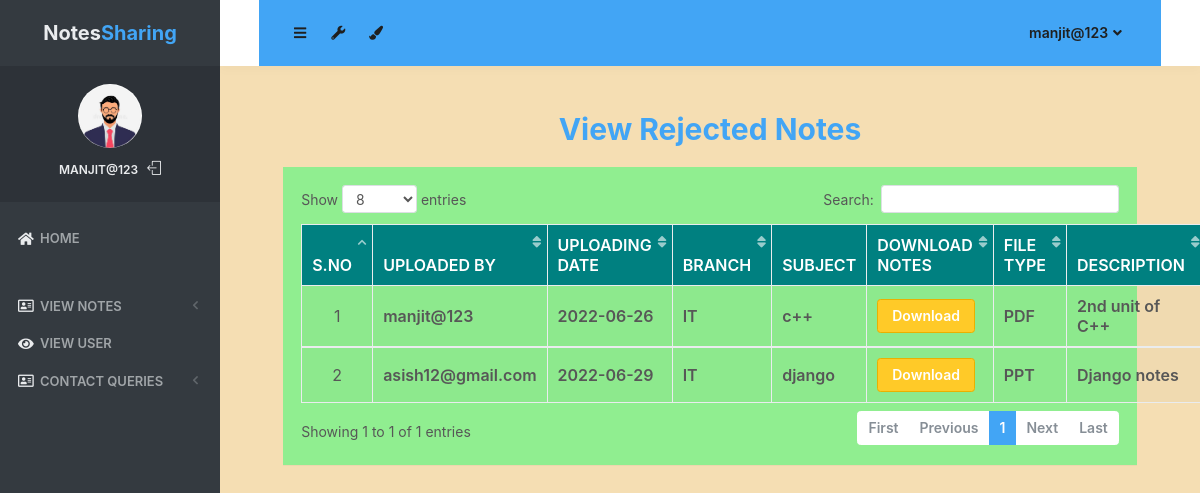
/rejected_notes (signed in), run on the app's committed database.
### notes/models.py (models this page shows, shortened)
class Notes(models.Model):
    user = models.ForeignKey(User,on_delete=models.CASCADE)
    uploadingdate = models.CharField(max_length=30)
    branch = models.CharField(max_length=30)
    subject = models.CharField(max_length=30)
    notesfile = models.FileField(null=True)
    filetype = models.CharField(max_length=30)
    description = models.CharField(max_length=200, null=True)
    status = models.CharField(max_length=15)

### notes/views.py (the view)
# urls.py: path('rejected_notes', rejected_notes, name='rejected_notes'),
def rejected_notes(request):
    if not request.user.is_authenticated:
        return redirect('login_admin')
    notes = Notes.objects.filter(status = "Reject")
    d = {'notes':notes}
    return render(request, 'rejected_notes.html',d)

### notes/templates/rejected_notes.html (shortened to what this page needs)
{% load static %}
<html lang="en" class="no-focus">
    <head>
        <link rel="stylesheet" href="{% static 'js/plugins/datatables/dataTables.bootstrap4.min.css' %}">
        <link rel="stylesheet" id="css-main" href="{% static 'css1/codebase.min.css' %}">
    </head>
    <body style="background-color:wheat;">
        <div id="page-container" class="sidebar-o sidebar-inverse side-scroll page-header-fixed main-content-narrow">
         {% include "sidebar.html" %}
            {% include "admin_nav.html" %}
            <main id="main-container"><br>
                <div class="content">
                    <h2 class="text-primary font-weight-bold text-center">View Rejected Notes</h2>
                    <div class="block" style="background-color:lightgreen;">
                        <div class="block-content block-content-full">
                            <table class="table table-bordered table-striped table-vcenter js-dataTable-full-pagination">
                                <thead class="text-white" style="background-color :teal;">
                                    <tr>
                                        <th class="text-center">S.No</th>
                                        <th class="d-none d-sm-table-cell">Uploaded By</th>
                                        <th class="d-none d-sm-table-cell">Uploading Date</th>
                                        <th class="d-none d-sm-table-cell">Branch</th>
                                        <th class="d-none d-sm-table-cell">Subject</th>
                                        <th class="d-none d-sm-table-cell">Download Notes</th>
                                        <th class="d-none d-sm-table-cell">File Type</th>
                                        <th class="d-none d-sm-table-cell">Description</th>
                                    </tr>
                                </thead>
                                {% for i in notes %}
                                <tbody>
                                    <tr>
                                        <td class="text-center">{{forloop.counter}}</td>
                                        <td class="font-w600">{{i.user.username}}</td>
					<td class="font-w600">{{i.uploadingdate}}</td>
					<td class="font-w600">{{i.branch}}</td>
					<td class="font-w600">{{i.subject}}</td>
					<td class="font-w600"><a href="{{i.notesfile.url}}" class="btn btn-warning" download>Download</a></td>
					<td class="font-w600">{{i.filetype}}</td>
					<td class="font-w600">{{i.description}}</td>
                                    </tr>
                                        {% endfor %}
                                </tbody>
                            </table>
                        </div>
                    </div>
                </div>
            </main>
        </div>
 <link rel="stylesheet" href="https://use.fontawesome.com/releases/v5.6.3/css/all.css">
    </body>
</html>

### notes/templates/sidebar.html (shortened to what this page needs)
{% load static %}
   <nav id="sidebar">
                <div id="sidebar-scroll">
                    <div class="sidebar-content">
                        <div class="content-header content-header-fullrow px-15">
                            <div class="content-header-section text-center align-parent sidebar-mini-hidden">
                                <div class="content-header-item">
                                    <a class="link-effect font-w700" href="{% url 'admin_home' %}">
                                           <span class="font-size-xl text-dual-primary-dark">Notes</span><span class="font-size-xl text-primary">Sharing</span>
                                    </a>
                                </div>
                            </div>
                        </div>
                        <div class="content-side content-side-full content-side-user px-10 align-parent">
                            <div class="sidebar-mini-hidden-b text-center">
                                <a class="img-link" href="be_pages_generic_profile.html">
                                    <img class="img-avatar" src="{% static 'img/avatars/logo1.jpg' %}" alt="">
                                </a>
                                <ul class="list-inline mt-10">
                                    <li class="list-inline-item">
                                        <a class="link-effect text-dual-primary-dark font-size-xs font-w600 text-uppercase" href="{% url 'admin_home' %}">{{ request.user.username }}</a>
                                    </li>
                                    <li class="list-inline-item">
                                        <a class="link-effect text-dual-primary-dark" href="{% url 'logout' %}">
                                            <i class="si si-logout"></i>
                                        </a>
                                    </li>
                                </ul>
                            </div>
                        </div>
                        <div class="content-side content-side-full">
                            <ul class="nav-main">
                                <li class="open">
                                    <a href="{% url 'admin_home' %}"><i class="fas fa-home"></i><span class="sidebar-mini-hide">Home</span></a>
                                </li>
                                <li class="nav-main-heading"><span class="sidebar-mini-visible">UI</span></li>
                                <li>
                                    <a class="nav-submenu" data-toggle="nav-submenu"><i class="far fa-address-card"></i>View Notes</a>
                                </li>
                                <li>
                                    <a  href="{% url 'view_users' %}"><i class="fas fa-eye"></i><span class="sidebar-mini-hide">View User</span></a>
                                </li>
                                <li>
                                    <a class="nav-submenu" data-toggle="nav-submenu"><i class="far fa-address-card"></i>Contact Queries</a>
                                </li>
                           </ul>
                        </div>
                    </div>
                </div>
            </nav>

### notes/templates/admin_nav.html (shortened to what this page needs)
{% load static %}
            <header id="page-header">
                <div class="content-header bg-primary">
                    <div class="content-header-section">
                        <button type="button" class="btn btn-circle btn-dual-secondary" data-toggle="layout" data-action="sidebar_toggle">
                            <i class="fa fa-navicon"></i>
                        </button>
                        <div class="btn-group" role="group">
                            <button type="button" class="btn btn-circle btn-dual-secondary" id="page-header-options-dropdown" data-toggle="dropdown" aria-haspopup="true" aria-expanded="false">
                                <i class="fa fa-wrench"></i>
                            </button>
                        </div>
                        <div class="btn-group" role="group">
                            <button type="button" class="btn btn-circle btn-dual-secondary" id="page-header-themes-dropdown" data-toggle="dropdown" aria-haspopup="true" aria-expanded="false">
                                <i class="fa fa-paint-brush"></i>
                            </button>
                        </div>
                    </div>
                    <div class="content-header-section">
                        <div class="btn-group" role="group">
                            <button type="button" class="btn btn-rounded btn-dual-secondary" id="page-header-user-dropdown" data-toggle="dropdown" aria-haspopup="true" aria-expanded="false">
                                {{ request.user.username}}<i class="fa fa-angle-down ml-5"></i>
                            </button>
                        </div>
                    </div>
                </div>
            </header>

### data on the page
Notes: user.username "manjit@123", uploadingdate "2022-06-26", branch "IT", subject "c++", filetype "PDF", description "2nd unit of C++"
Notes: user.username "asish12@gmail.com", uploadingdate "2022-06-29", branch "IT", subject "django", filetype "PPT", description "Django notes"

### other printed values
{{ request.user.username }} "MANJIT@123"
{{ request.user.username }} "manjit@123"
